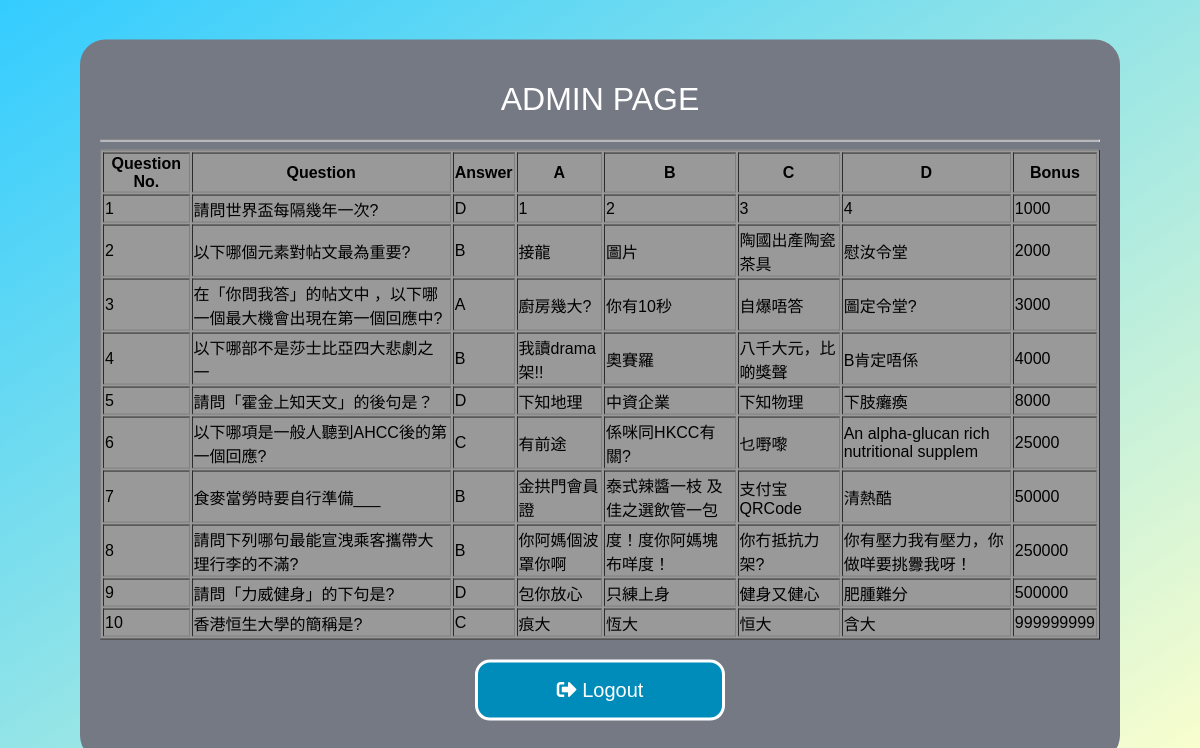
The app's page /admin.php with its own data.
### tables this page shows
CREATE TABLE `question` (
  `questionNo` char(2) NOT NULL,
  `question` varchar(100) NOT NULL,
  `answer` char(1) NOT NULL,
  `choiceA` varchar(40) DEFAULT NULL,
  `choiceB` varchar(40) DEFAULT NULL,
  `choiceC` varchar(40) DEFAULT NULL,
  `choiceD` varchar(40) DEFAULT NULL,
  `bonus` int(10) DEFAULT NULL
);

### admin.php (the view, shortened to what this page needs)
<?php
  $servername = "localhost";
  $username = "root";
  $password = "";
  $db = "project";
  $conn = mysqli_connect($servername, $username, $password) or die("Connection failed");
  mysqli_select_db($conn, $db) or die("Could not select database");
  mysqli_query($conn,"SET CHARACTER SET UTF8");
?>
<html>
  <head>
    <link rel="stylesheet" href="style.css">
    <link rel="stylesheet" href="https://use.fontawesome.com/releases/v5.8.1/css/all.css">
  </head>
<body>
	<div align="center" class="box">
    <h1>Admin Page</h1>
    <hr>
    <?php
		  $sql1 = "SELECT * FROM question ORDER BY questionNo";
		  $result1 = mysqli_query($conn, $sql1);
		  $rowNum1 = mysqli_num_rows($result1);
		  if($rowNum1 == 0) {
			  echo "no question";
		  }else {
	?>
			<table bgcolor="#999999" width="1000" border="1">
				<tr>
					<th>Question No.</th>
					<th>Question</th>
					<th>Answer</th>
					<th>A</th>
					<th>B</th>
					<th>C</th>
					<th>D</th>
					<th>Bonus</th>
				</tr>
				<?php
					for($no = 1; $no <= $rowNum1; $no++) {
						$sqlQ = "SELECT * FROM question WHERE questionNo = '".$no."'";
						$resultQ = mysqli_query($conn, $sqlQ);
						$rowQ = mysqli_fetch_array($resultQ);
						$QNo = $rowQ["questionNo"];
						$Q = $rowQ["question"];
						$anw = $rowQ["answer"];
						$A = $rowQ["choiceA"];
						$B = $rowQ["choiceB"];
						$C = $rowQ["choiceC"];
						$D = $rowQ["choiceD"];
						$bonus = $rowQ["bonus"];
						echo "<tr>";
							echo "<td>$QNo</td>";
							echo "<td>$Q</td>";
							echo "<td>$anw</td>";
							echo "<td>$A</td>";
							echo "<td>$B</td>";
							echo "<td>$C</td>";
							echo "<td>$D</td>";
							echo "<td>$bonus</td>";
						echo "</tr>";
					}
				?>
			</table>
	<?php } ?>
    <p>
      <button class="button button1" onclick="location.href = 'index.html'"><i class="fas fa-sign-out-alt"></i> Logout</button>
    </div>
  </body>
</html>

### style.css (style rules this page uses)
body { margin: 0; padding: 0; font-family: Lucide Sans Unicode, sans-serif; background: linear-gradient(to bottom right, #33ccff 0%, #ffffcc 100%); }
.box { width:fit-content; height: fit-content; padding:20px; border-radius: 25px; position: absolute; top: 50%; left: 50%; transform: translate(-50%, -50%); background: #757984; text-align: center; }
.box h1 { color: white; text-transform: uppercase; font-weight: 500; }
.button1 { width: 250px; background-color: #008CBA; color: white; border-radius: 15px; }
.button { background-color: #008CBA; border: solid; color: white; text-align: center; text-decoration: none; display: inline; font-size: 20px; margin: 4px 2px; -webkit-transition-duration: 0.4s; transition-duration: 0.4s; cursor: pointer; padding: 16px; }
::placeholder { color:white; }

### records on screen
question: questionNo "1", question "請問世界盃每隔幾年一次?", answer "D", choiceA "1", choiceB "2", choiceC "3", choiceD "4", bonus "1000"
question: questionNo "2", question "以下哪個元素對帖文最為重要?", answer "B", choiceA "接龍", choiceB "圖片", choiceC "陶國出產陶瓷茶具", choiceD "慰汝令堂", bonus "2000"
question: questionNo "3", question "在「你問我答」的帖文中 ，以下哪一個最大機會出現在第一個回應中?", answer "A", choiceA "廚房幾大?", choiceB "你有10秒", choiceC "自爆唔答", choiceD "圖定令堂?", bonus "3000"
question: questionNo "4", question "以下哪部不是莎士比亞四大悲劇之一", answer "B", choiceA "我讀drama架!!", choiceB "奧賽羅", choiceC "八千大元，比啲獎聲", choiceD "B肯定唔係", bonus "4000"
question: questionNo "5", question "請問「霍金上知天文」的後句是？", answer "D", choiceA "下知地理", choiceB "中資企業", choiceC "下知物理", choiceD "下肢癱瘓", bonus "8000"
question: questionNo "6", question "以下哪項是一般人聽到AHCC後的第一個回應?", answer "C", choiceA "有前途", choiceB "係咪同HKCC有關?", choiceC "乜嘢嚟", choiceD "An alpha-glucan rich nutritional supplem", bonus "25000"
question: questionNo "7", question "食麥當勞時要自行準備___", answer "B", choiceA "金拱門會員證", choiceB "泰式辣醬一枝 及 佳之選飲管一包", choiceC "支付宝 QRCode", choiceD "清熱酷", bonus "50000"
question: questionNo "8", question "請問下列哪句最能宣洩乘客攜帶大理行李的不滿?", answer "B", choiceA "你阿媽個波罩你啊", choiceB "度！度你阿媽塊布咩度！", choiceC "你冇抵抗力架?", choiceD "你有壓力我有壓力，你做咩要挑釁我呀！", bonus "250000"
question: questionNo "9", question "請問「力威健身」的下句是?", answer "D", choiceA "包你放心", choiceB "只練上身", choiceC "健身又健心", choiceD "肥腫難分", bonus "500000"
question: questionNo "10", question "香港恒生大學的簡稱是?", answer "C", choiceA "痕大", choiceB "恆大", choiceC "恒大", choiceD "含大", bonus "999999999"
